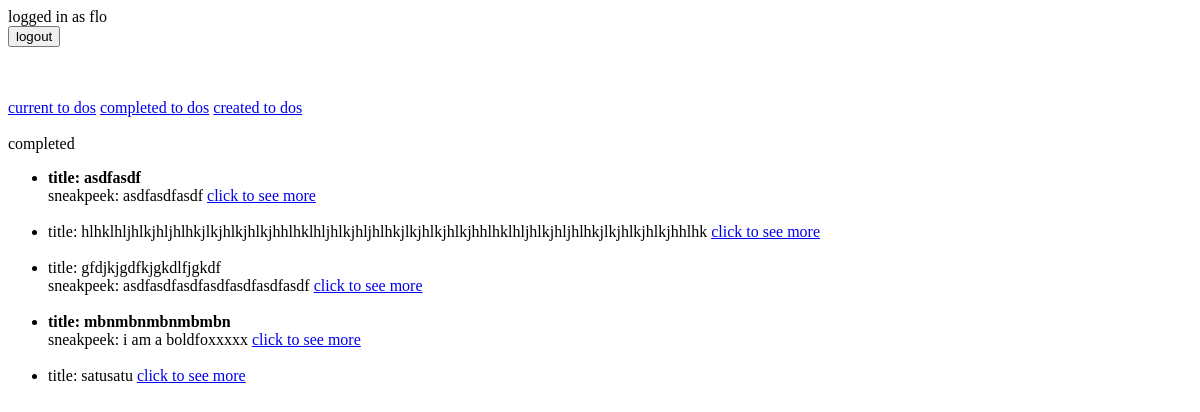
/created/ (signed in), run on an earlier commit of the app's database.
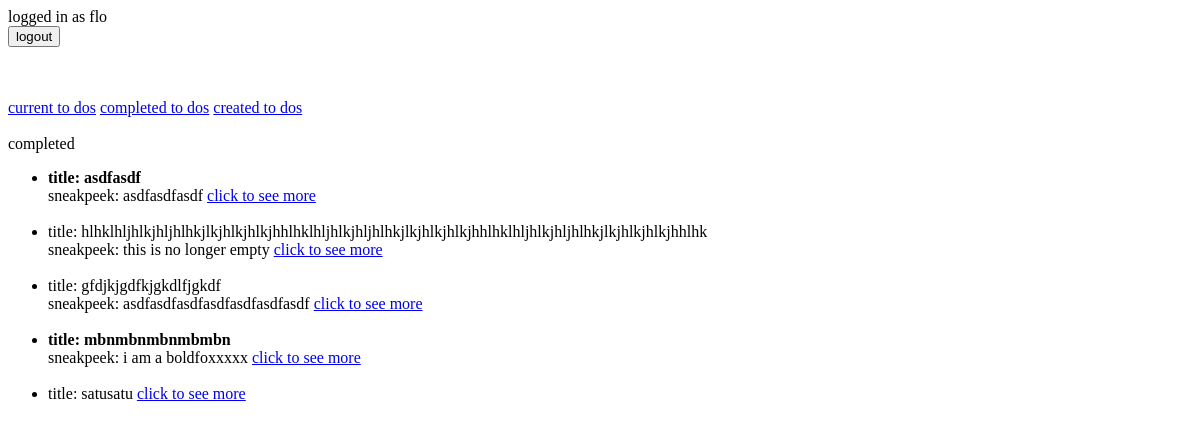
And on a later commit of the database.
### todo/models.py (models this page shows, shortened)
class ProjectTodoWooFlo(models.Model):
    title = models.CharField(max_length=100, blank=True)
    description = models.CharField(max_length=250)
    image = models.ImageField(upload_to='todo/images/')
    url = models.URLField(blank=True)
    memo_box = models.TextField(blank=True)
    user_email = models.EmailField(max_length=250)
    memo_created_date = models.DateTimeField(auto_now_add=True)
    memo_complete_date = models.DateTimeField(null=True)
    important = models.BooleanField(default=False)
    user = models.ForeignKey(User, on_delete=models.CASCADE)

### todo/views.py (the view)
# urls.py: path('created/', views.createdtodos, name='createdtodos'),
def createdtodos(request):
    todos = ProjectTodoWooFlo.objects.filter(user=request.user)
    return render(request, 'todo/createdtodos.html',{'todos':todos})

### todo/templates/todo/createdtodos.html
{% extends 'todo/base.html' %}
{% block content %}
completed
<ul>
    {% for todo in todos %}
    <li>
        {% if todo.important %}
            <b>
        {% endif %}
        title: {{ todo.title }}</b>
        {% if todo.memo_box %}
        <br/> sneakpeek: {{ todo.memo_box }}
        {% endif %}
        <a href="{% url 'viewtodo' todo.id %}">click to see more
        </a>
        <br/> <br/>
    </li>
    {% endfor %}
</ul>
{% endblock %}

What changed in the data, as far as the page shows it:
changed ProjectTodoWooFlo: memo_box (not shown) → "this is no longer empty"
